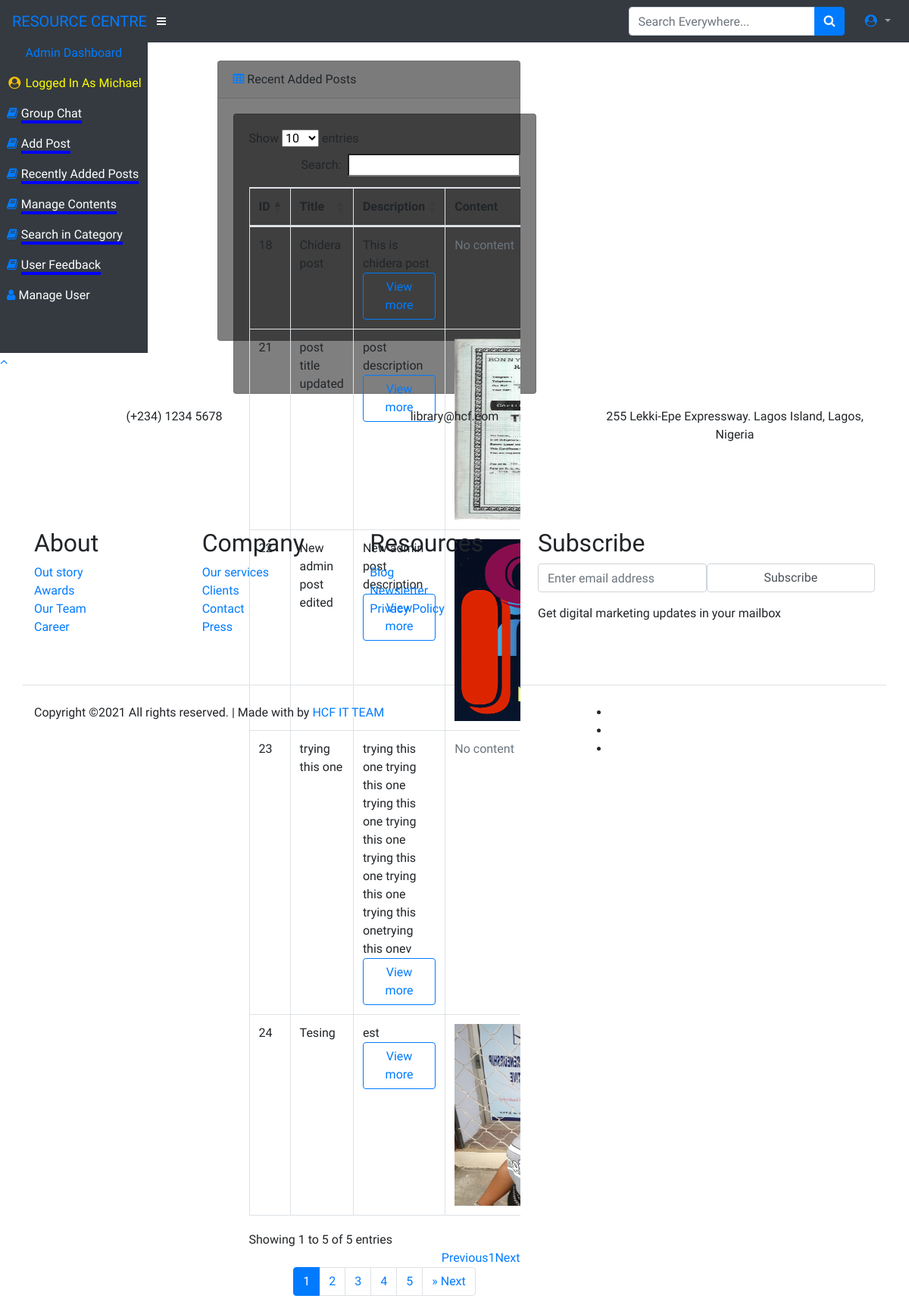
The app's page /admin-list/ (signed in) with its own data.
### users/models.py (models this page shows)
class CustomUser(AbstractUser):
    is_admin = models.BooleanField(default=False)
    is_publisher = models.BooleanField(default=False)
    is_user = models.BooleanField(default=False)
    email = models.EmailField(_('email address'), unique=True)
    USERNAME_FIELD = 'email'
    REQUIRED_FIELDS = []
    objects = CustomUserManager()
    class Meta:
        swappable = 'AUTH_USER_MODEL'
    def __str__(self):
        return self.username

### library/models.py (models this page shows, shortened)
class Post(models.Model):
    title = models.CharField(max_length=200)
    slug = models.SlugField(max_length=250, unique_for_date='published_date')
    author = models.ForeignKey(get_user_model(), on_delete=models.CASCADE, related_name='library_posts', blank=True, null=True)
    category = models.ForeignKey(Category, on_delete=models.PROTECT, default=1)
    desc = models.CharField(max_length=1000)
    img = models.ImageField(upload_to=user_img_directory_path, default='images/help.PNG')
    file = models.FileField(upload_to=user_directory_path, null=True, blank=True)
    status = models.CharField(max_length=1, choices=choices, default='p')
    published_date = models.DateTimeField(default=timezone.now)
    def extension(self):
        name, extension = os.path.splitext(self.file.name)
        return extension
    def admin_get_absolute_url(self):
        return reverse('admin_detail', args=[self.slug])
    class Meta:
        ordering = ('-published_date',)

### library/views.py (the view)
# urls.py: path('admin-list/', AdminPostListView.as_view(), name='admin_list'),
class AdminPostListView(LoginRequiredMixin, ListView):
    model = Post
    template_name = 'library/admin/post_list.html'
    context_object_name = 'all_posts'
    paginate_by = 5
    def get_queryset(self):
        return Post.objects.filter(status='p')

### library/views.py (called while the page is built)
def category_list(request):
    category_list = Category.objects.exclude(name='Default')
    context =  {'category_list': category_list,}
    return context

### library/templates/library/admin/post_list.html (shortened to what this page needs)
{% extends 'library/admin/base.html' %}
{% load static %}
{% block body %}
<div class="col-9">
<div class="row" style="padding-top: 30px">
<div class="col-sm-1" style="color: red">
</div>
<div class="col-sm-10">
  <div class="card mb-3">
    <div class="card-header">
      <i class="fa fa-table text-primary"></i>
      Recent Added Posts
    </div>
    <div class="card-body">
        <div class="card mb-3">
          <div class="card-body">
            <div class="table-responsive">
              <table class="table table-bordered" id="myDataTable" width="100%" cellspacing="0">
                  <thead>
                      <tr>
                          <th>ID</th>
                          <th>Title</th>
                          <th>Description</th>
                          <th>Content</th>
                      </tr>
                    </thead>
                      <tbody>
                        {% if all_posts %}
                          {% for post in all_posts %}
                            <tr>
                              <td>{{ post.id }}</td>
                              <td>{{ post.title }}</td>
                              <td>{{ post.desc }} <br>
                                <a href="{{ post.admin_get_absolute_url }}" class="btn btn-outline-primary">View more</a></td>
                              <td>
                                {% if post.file %}
                                  {% if post.extension == '.jpg' or post.extension == '.jpeg' or post.extension == '.png' or post.extension == '.gif' or post.extension == '.webp' %}
                                    <img src="{{ post.file.url }}" alt="{{ post.title}}" width="320" height="240">
                                  {% elif post.extension == '.zip' or post.extension == '.7z' or post.extension == '.doc' or post.extension == '.pdf' or post.extension == '.txt' or post.extension == '.xls' or post.extension == '.csv' %}
                                    <p>You can't preview this file. Kindly download to view.</p>
                                  <a href="{{ post.admin_get_absolute_url }}" class="btn btn-outline-primary">View more</a>
                                  {% elif post.extension == '' %}
                                  <span class="text-muted">No content</span>
                                  {% else %}
                                      <span>File type not recognized</span>
                                  {% endif %}
                                {% else %}
                                  <span class="text-muted">No content</span>
                                {% endif %}
                              </td>
                            </tr>
                          {% endfor %}
                        {% endif %}
                            </tbody>
                        </table>
{% if is_paginated %}
  <ul class="pagination justify-content-center">
    {% for i in paginator.page_range %}
      {% if page_obj.number == i %}
        <li class="page-item active"><span class="page-link">{{ i }} </span>
        </li>
      {% else %}
        <li class="page-item"><a class="page-link" href="?page={{ i }}">{{ i }}</a></li>
      {% endif %}
    {% endfor %}
    {% if page_obj.has_next %}
    <li class="page-item">
      <a class="page-link" href="?page= {{ page_obj.next_page_number }}" aria-label="Previous">
        <span aria-hidden="true">&raquo;</span>
        <span>Next</span>
      </a>
    </li>
    {% endif %}
  </ul>
{% endif %}
                    </div>
                </div>
            </div>
        </div>
    </div>
</div>
<div class="col-sm-1">
</div>
</div>
</div>
{% endblock %}

### library/templates/library/admin/base.html (shortened to what this page needs)
{% load static %}
<!DOCTYPE html>
<html lang="en">
<head>
    {% load static %}
		<link rel="stylesheet" href="{% static 'library/footer/css/ionicons.min.css' %}">
		<link rel="stylesheet" href="{% static 'library/footer/css/style.css' %}">
    <link rel="stylesheet" href="https://maxcdn.bootstrapcdn.com/font-awesome/4.7.0/css/font-awesome.min.css">
       <link rel="stylesheet" href="https://cdn.jsdelivr.net/npm/bootstrap@4.6.0/dist/css/bootstrap.min.css">
    <link href="{% static 'vendor/datatables/dataTables.bootstrap4.css' %}" rel="stylesheet">
    <link rel="stylesheet" href="https://cdn.datatables.net/1.10.25/css/dataTables.bootstrap4.min.css">
     <link rel="stylesheet" type="text/css" href="{% static 'library/css/mystyle.css' %}">
</head>
<body id="page-top" style="background-image: url('{% static 'library/images/bg3.jpg' %}')">
<nav class="navbar navbar-expand navbar-dark bg-dark fixed-top">
    <a class="navbar-brand mr-1 text-primary" href="{% url 'admin_dashboard' %}">RESOURCE CENTRE</a>
    <button class="btn btn-link btn-sm text-white order-1 order-sm-0" id="sidebarToggle" href="#">
        <i class="fa fa-bars"></i>
    </button>
      <form class="d-none d-md-inline-block form-inline ml-auto mr-0 mr-md-3 my-2 my-md-0" action="{% url 'admin_search' %}">
        <div class="input-group">
            <input type="text" class="form-control" name="q" placeholder="Search Everywhere..." aria-label="Search" aria-describedby="basic-addon2">
            <div class="input-group-append">
                <button class="btn btn-primary" type="submit">
                    <i class="fa fa-search"></i>
                </button>
            </div>
        </div>
    </form>
    <ul class="navbar-nav ml-auto ml-md-0">
        <li class="nav-item dropdown no-arrow">
            <a class="nav-link dropdown-toggle" href="#" id="userDropdown" role="button" data-toggle="dropdown" aria-haspopup="true" aria-expanded="false">
                <i class="fa fa-user-circle fa-fw text-primary"></i>
            </a>
        </li>
    </ul>
</nav>
<div id="wrapper" style="padding-top: 50px">
<div class="row">
<ul class="sidebar navbar-nav pl-4 pr-2 bg-dark" id="pubdashboardhggggc">
    <li class="nav-item active">
        <a class="nav-link" href="{% url 'admin_dashboard' %}">
            <span>Admin Dashboard</span>
        </a>
    </li>
    <li class="nav-item active">
        <a class="nav-link" href="{% url 'admin_dashboard' %}">
            <i class="fa fa-user-circle fa-fw text-warning"></i>
            <span style="color: yellow">Logged In As {{ user }}</span>
        </a>
    </li>
      <li class="nav-item">
        <a class="nav-link" href="{% url 'admin_chat_list' %}">
            <i class="fa fa-book text-primary"></i>
            <span style="color: white; border-bottom: 4px solid blue;">Group Chat</span>
        </a>
    </li>
        <li class="nav-item">
        <a class="nav-link" href="{% url 'admin_add_post' %}">
            <i class="fa fa-book text-primary"></i>
            <span style="color: white; border-bottom: 4px solid blue;">Add Post</span>
        </a>
    </li>
    <li class="nav-item">
        <a class="nav-link" href="{% url 'admin_list' %}">
            <i class="fa fa-book text-primary"></i>
            <span style="color: white; border-bottom: 4px solid blue;">Recently Added Posts</span>
        </a>
    </li>
      <li class="nav-item">
        <a class="nav-link" href="{% url 'admin_manage_posts' %}">
            <i class="fa fa-book text-primary"></i>
            <span style="color: white; border-bottom: 4px solid blue;">Manage Contents</span>
        </a>
    </li>
    <li class="nav-item">
        <a class="nav-link" href="{% url 'admin_search' %}">
            <i class="fa fa-book text-primary"></i>
            <span style="color: white; border-bottom: 4px solid blue;"> Search in Category</span>
        </a>
    </li>
    <li class="nav-item">
        <a class="nav-link" href="{% url 'admin_feedback_list' %}">
            <i class="fa fa-book text-primary"></i>
            <span style="color: white; border-bottom: 4px solid blue;"> User Feedback</span>
        </a>
    </li>
    <li class="nav-item">
        <a class="nav-link" href="{% url 'admin_list_user' %}">
            <i class="fa fa-user text-primary"></i>
        <span style="color: white">Manage User</span>
        </a>
    </li>
</ul>
    {% block body %}{% endblock %}
</div>
</div>
<a class="scroll-to-top rounded" href="#page-top">
    <i class="fa fa-angle-up"></i>
</a>
<footer class="footer-10">
    <div class="container">
        <div class="row mb-5 pb-3 no-gutters">
            <div class="col-md-4 mb-md-0 mb-4 d-flex">
                <div class="con con-1 w-100 py-5">
                    <div class="con-info w-100 text-center">
                        <div class="text">
                            <span>(+234) 1234 5678</span>
                        </div>
                    </div>
                </div>
            </div>
            <div class="col-md-4 mb-md-0 mb-4 d-flex">
                <div class="con con-2 w-100 py-5">
                    <div class="con-info w-100 text-center">
                        <div class="text">
                            <span>library@hcf.com</span>
                        </div>
                    </div>
                </div>
            </div>
            <div class="col-md-4 mb-md-0 mb-4 d-flex">
                <div class="con con-3 w-100 py-5">
                    <div class="con-info w-100 text-center">
                        <div class="text">
                            <span>255 Lekki-Epe Expressway. Lagos Island, Lagos, Nigeria</span>
                        </div>
                    </div>
                </div>
            </div>
        </div>
        <div class="row">
            <div class="col-md-7">
                <div class="row">
                    <div class="col-md-4 mb-md-0 mb-4">
                        <h2 class="footer-heading">About</h2>
                        <ul class="list-unstyled">
              <li><a href="#" class="d-block">Out story</a></li>
              <li><a href="#" class="d-block">Awards</a></li>
              <li><a href="#" class="d-block">Our Team</a></li>
              <li><a href="#" class="d-block">Career</a></li>
            </ul>
                    </div>
                    <div class="col-md-4 mb-md-0 mb-4">
                        <h2 class="footer-heading">Company</h2>
                        <ul class="list-unstyled">
              <li><a href="#" class="d-block">Our services</a></li>
              <li><a href="#" class="d-block">Clients</a></li>
              <li><a href="#" class="d-block">Contact</a></li>
              <li><a href="#" class="d-block">Press</a></li>
            </ul>
                    </div>
                    <div class="col-md-4 mb-md-0 mb-4">
                        <h2 class="footer-heading">Resources</h2>
                        <ul class="list-unstyled">
              <li><a href="#" class="d-block">Blog</a></li>
              <li><a href="#" class="d-block">Newsletter</a></li>
              <li><a href="#" class="d-block">Privacy Policy</a></li>
            </ul>
                    </div>
                </div>
            </div>
            <div class="col-md-5 mb-md-0 mb-4">
                <h2 class="footer-heading">Subscribe</h2>
                <form action="#" class="subscribe-form">
      <div class="form-group d-flex">
        <input type="text" class="form-control rounded-left" placeholder="Enter email address">
        <button type="submit" class="form-control submit rounded-right">Subscribe</button>
      </div>
      <span class="subheading">Get digital marketing updates in your mailbox</span>
    </form>
            </div>
        </div>
        <div class="row mt-5 pt-4 border-top">
  <div class="col-md-6 col-lg-8 mb-md-0 mb-4">
    <p class="copyright mb-0">
Copyright &copy;<script>document.write(new Date().getFullYear());</script>
All rights reserved. | Made with  by
<a href="http://sundaynowuhonesty.herokuapp.com" target="_blank">HCF IT TEAM</a>
</p>
  </div>
  <div class="col-md-6 col-lg-4 text-md-right">
      <ul class="ftco-footer-social p-0">
      <li class="ftco-animate"></li>
      <li class="ftco-animate"></li>
      <li class="ftco-animate"></li>
    </ul>
  </div>
</div>
    </div>
</footer>
    </body>
    </html>

### library/static/library/css/style.css (style rules this page uses)
html,body { background-image: url('http://getwallpapers.com/wallpaper/full/a/5/d/544750.jpg'); background-size: cover; background-repeat: no-repeat; height: 100%; font-family: 'Numans', sans-serif; }
.container { height: 100%; align-content: center; }
.card { height: 370px; margin-top: auto; margin-bottom: auto; width: 400px; background-color: rgba(0,0,0,0.5) !important; }

### library/static/library/css/mystyle.css (style rules this page uses)
html,body { background-size: cover; background-repeat: no-repeat; height: 100%; font-family: 'Numans', sans-serif; }

### library/templates/library/admin/base.html (style rules this page uses)
body { display: flex; flex-direction: column; min-height: 100vh; }

### records on screen
CustomUser: username "Michael"
Post: id "24", title "Tesing", desc "est", file (picture)
Post: id "23", title "trying this one", desc "trying this one trying this one trying this one trying this one trying this one trying this one trying this onetrying this onev", file "No content"
Post: id "22", title "New admin post edited", desc "New admin post description", file (picture)
Post: id "21", title "post title updated", desc "post description", file (picture)
Post: id "18", title "Chidera post", desc "This is chidera post", file "No content"

### other values on screen
{{ i }} "1"
{{ i }} "2" "3" "4" "5"
